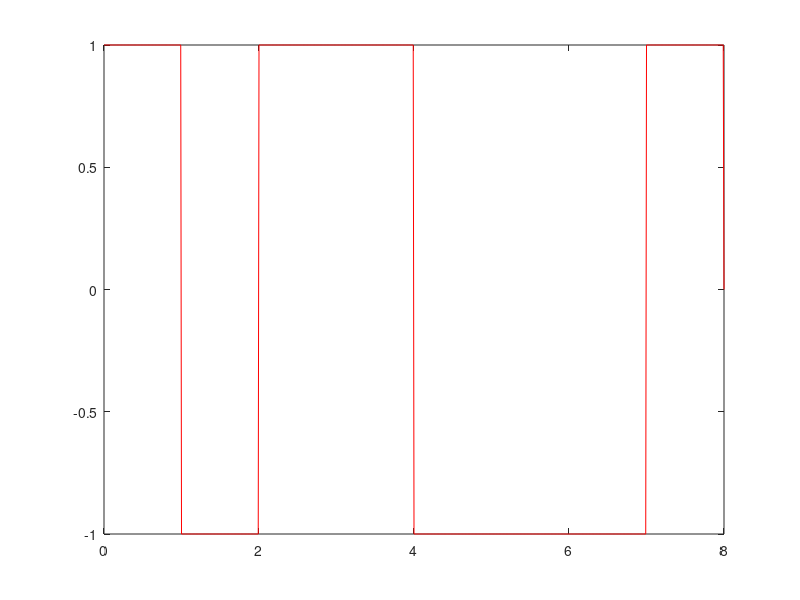

Reproduce this figure in MATLAB.

bits = [0 1 0 0 1 1 1 0];
bitrate = 1;

T = length(bits)/bitrate; % full time of bit sequence
n = 100;
N = n*length(bits);
t = 0:T/N:T;
x = zeros(1,length(t)); % output signal
for i = 0:length(bits)-1
  if bits(i+1) == 1
    x(i*n+1:(i+1)*n) = -1;
  else
    x(i*n+1:(i+1)*n) = 1;
  end
end

plot(t, x, 'r');